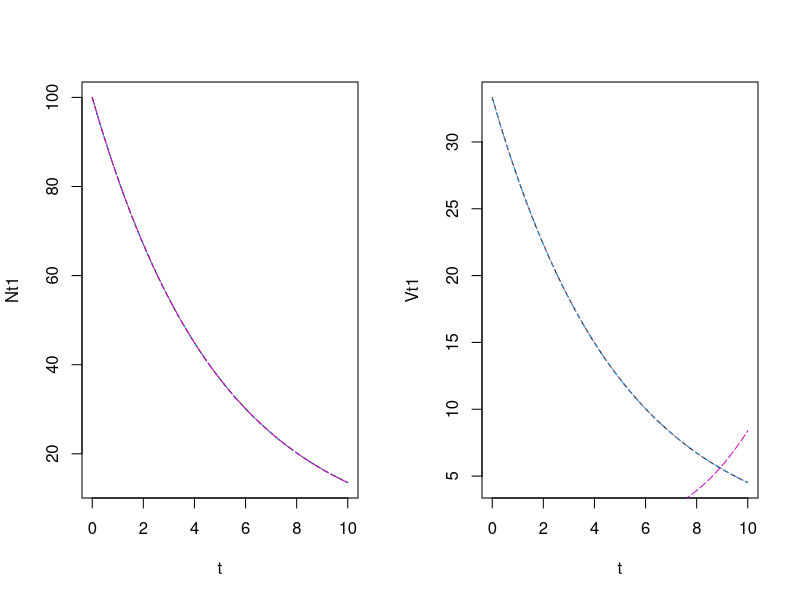
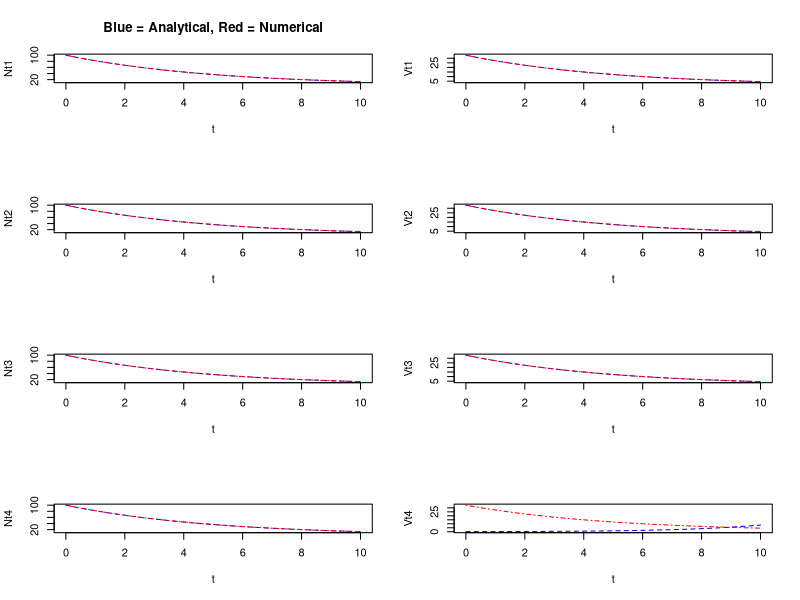

These figures' R source, in order:
# This is to check that my solutions to the ODEs for models 1,2,3 are correct
# 20 Oct 2011

# E(N(t)) is expected number of individuals left in the stream
# V(t) is the variance in the number left

# ODEs for dE(N)/dt and dV/dt:
# dE(N)/dt = f(E(N))
# dV/dt = -2f'(N)V + f(N)
# from Carl Boettiger

# model1 and my analytical solutions:
# dN/dt = -mN
# N(t) = N0*exp(-mt)
# dV/dt = 2mV(t) -mN(t)
# V(t) = exp(2mt) * (V0 + N0 * (exp(-3 * m * t) - 1) / 3)

# model2 and my analytical solutions:
# dN/dt = -mN + bFN
# N(t) = N0*exp(t(bF-m))
# dV/dt = -2(bF - m)V(t) - mN(t) + bfN(t)
# V(t) = exp(2t(m-bF)) * (V0 + N0(exp(3t(bf-m))-1)/3)

# model3 and my analytical solutions:
# dN/dt = -mN / (c + F)
# N(t) = N0*exp(-mt / (c + F))
# dV/dt = 2mV(t) / (c + F) - mN(t) / (c + F)
# V(t) = exp(2mt / (c + F)) * (V0 + N0 * (exp(-3*m*t/(c +F)) - 1)/3)

# model4, analytical solution for N, see odt file for analytical solution of V:
# dN/dt = -mN - aN^2
# N(t) = m / ((m/N0 + a) * exp(t * m) - a)
# dV/dt = (2*m + 4 * a * N) * V - m * N - a * N^2
# V(t) = (a * N0 - exp(t*m)*(a*N0 + m))^4 * exp(- 2 * t * m) * 
#	(k - m*N0 * (a^2*N0^2 - 5*a*N0*exp(t*m)*(a*N0 + m) + 10 * exp(2*t*m) * (a*N0 + m)^2) / 
#		30*(a*N0 + m)^2 * (exp(t*m)*(a*N0 + m) - a*N0)^5)



# initial number and parameters:
N0 = 100
V0 = N0/3 # not sure what V0 should be!
k = 100 #V0 + N0/3 # no idea what k from model4 should be
m = 0.2 # emigration rate
t = seq(0,10, by=0.1) # timesteps
f = 1 # food abundance, constant
b = 0 # all models should be identical to model1 when b=0, c=0, a=0
c = 0
a = 0

# analytical solutions for N(t) and V(t) for all models:
Nt1 = N0 * exp(-m * t)
Vt1 = exp(2*m*t) * (N0*exp(-3*m*t)/3 + (V0 - N0/3))
Nt2 = N0 * exp(t*(b*f - m))
Vt2 = exp(2*t*(m-b*f)) * (V0 + N0 * (exp(3 * t * (b*f - m)) - 1)/3)
Nt3 = N0 * exp(-m * t / (c + f))
Vt3 = exp(2 * m * t / (c + f)) * (V0 + N0 * (exp(-3*m*t/(c + f)) - 1)/3)
Nt4 = m / ((m/N0 + a) * exp(t * m) - a)
Vt4 = (a * N0 - exp(t*m)*(a*N0 + m))^4 * exp(- 2 * t * m) * 
	(k - m*N0 * (a^2*N0^2 - 5*a*N0*exp(t*m)*(a*N0 + m) + 10 * exp(2*t*m) * (a*N0 + m)^2) / 
		30*(a*N0 + m)^2 * (exp(t*m)*(a*N0 + m) - a*N0)^5)



# plot and compare all analytical results
par(mfrow=c(1,2))
plot(Nt1 ~ t, type='l', lty=2) # model1 = black
points(Nt2 ~ t, type='l', lty=3, col=2) # model2 = red
points(Nt3 ~ t, type='l', lty=4, col=4) # model3 = blue
points(Nt4 ~ t, type='l', lty=5, col=6) # model4 = purple


plot(Vt1 ~ t, type='l', lty=2) # model1 = black
points(Vt2 ~ t, type='l', lty=3, col=2) # model2 = red
points(Vt3 ~ t, type='l', lty=4, col=4) # model3 = blue
points(Vt4 ~ t, type='l', lty=5, col=6) # model4 = purple


# Numerically simulate ODEs to test analytical solutions:
require(deSolve)

parms = c(N0 = N0, V0 = V0, m = m, f=f, c=c, b=b)
start = c(N = N0, V = V0)

model1 = function(t, x, parms) {
	with( as.list( c(parms, x)), {
		dn.dt = -m*N					# dN/dt
		dv.dt = 2 * m * V - m * N		# dV/dt
		res = c(dn.dt, dv.dt)
		list(res)
	})
}
out.model1 = as.data.frame(lsoda(start, times=t, model1, parms))

model2 = function(t, x, parms) {
	with( as.list( c(parms, x)), {
		dn.dt = -m*N	+ b*f*N				# dN/dt
		dv.dt = -2*(b*f - m)*V - m*N + b*f*N		# dV/dt
		res = c(dn.dt, dv.dt)
		list(res)
	})
}
out.model2 = as.data.frame(lsoda(start, times=t, model2, parms))

model3 = function(t, x, parms) {
	with( as.list( c(parms, x)), {
		dn.dt = -m*N / (c + f)					# dN/dt
		dv.dt = 2*m*V / (c + f) - m*N / (c + f)	# dV/dt
		res = c(dn.dt, dv.dt)
		list(res)
	})
}
out.model3 = as.data.frame(lsoda(start, times=t, model3, parms))

model4 = function(t, x, parms) {
	with( as.list( c(parms, x)), {
		dn.dt = -m*N - a*N^2					# dN/dt
		dv.dt = (2 * m + 4 * a * N) * V - m*N - 2 * a * N^2# dV/dt
		res = c(dn.dt, dv.dt)
		list(res)
	})
}
out.model4 = as.data.frame(lsoda(start, times=t, model4, parms))



# graphically compare numerical and analytical results
par(mfrow=c(4,2))
plot(Nt1 ~ t, type='l', lty=2, col='blue', main='Blue = Analytical, Red = Numerical')
points(out.model1$N ~ t, type='l', lty=4, col='red')

plot(Vt1 ~ t, type='l', lty=2, col='blue')
points(out.model1$V ~ t, type='l', lty=4, col='red')

plot(Nt2 ~ t, type='l', lty=2, col='blue')
points(out.model2$N ~ t, type='l', lty=4, col='red')

plot(Vt2 ~ t, type='l', lty=2, col='blue')
points(out.model2$V ~ t, type='l', lty=4, col='red')

plot(Nt3 ~ t, type='l', lty=2, col='blue')
points(out.model3$N ~ t, type='l', lty=4, col='red')

plot(Vt3 ~ t, type='l', lty=2, col='blue')
points(out.model3$V ~ t, type='l', lty=4, col='red')

plot(Nt4 ~ t, type='l', lty=2, col='blue')
points(out.model4$N ~ t, type='l', lty=4, col='red')

plot(Vt4 ~ t, type='l', lty=2, col='blue', 
	ylim=c(min(c(Vt4,out.model4$V)), max(c(Vt4,out.model4$V))))
points(out.model4$V ~ t, type='l', lty=4, col='red')
